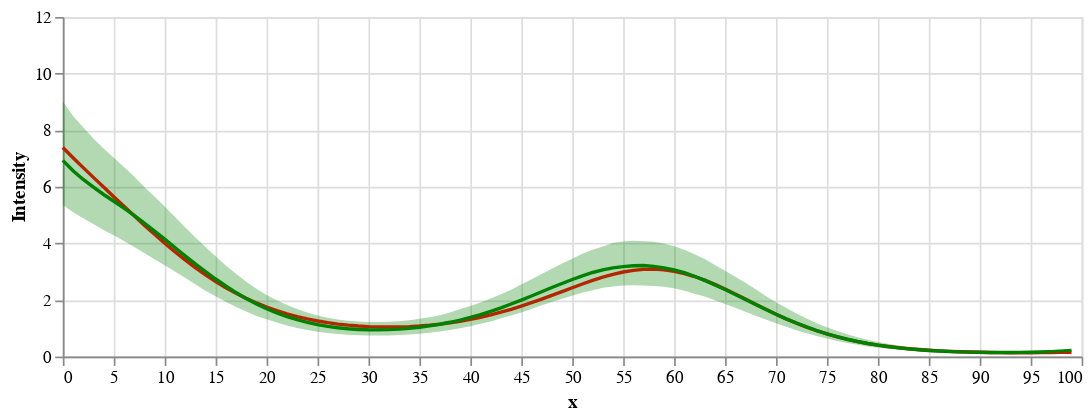

Write notebook code for a chart like this one.
### Code cell
rate = (
	alt.Chart(df_plot)
	.mark_line(color='red')
	.encode(
		x=alt.X('x', title='x'),
		y=alt.Y('rate', title='Intensity', scale=alt.Scale(domain=(0, 12))),
	)
)

rate_est = (
	alt.Chart(df_true)
	.mark_line(color='green')  # Changed
	.encode(
		x=alt.X('x', title='x'),
		y=alt.Y('M', title='Intensity'),
	)
)

bands = alt.Chart(df_true).mark_errorband(color='green').encode(
	x=alt.X('x', title='x'),
	y=alt.Y('CL', title='Intensity'),
	y2=alt.Y2('CU', title='Intensity'),
)

(rate + rate_est + bands).properties(width=600, height=200)

### Figure 1 — Vega-Lite specification as saved in the notebook (floating-point values rounded to 4 significant figures; data arrays with more than 128 entries replaced by an {"elided": "..."} marker saying what was removed)
{"config": {"view": {"continuousWidth": 300, "continuousHeight": 300}}, "layer": [{"data": {"name": "data-4a59545ff2509c4f353bd3d712907a25"}, "mark": {"type": "line", "color": "red"}, "encoding": {"x": {"field": "x", "title": "x", "type": "quantitative"}, "y": {"field": "rate", "scale": {"domain": [0, 12]}, "title": "Intensity", "type": "quantitative"}}}, {"data": {"name": "data-f116767f606bda0ecee28dff4b66be13"}, "mark": {"type": "line", "color": "green"}, "encoding": {"x": {"field": "x", "title": "x", "type": "quantitative"}, "y": {"field": "M", "title": "Intensity", "type": "quantitative"}}}, {"data": {"name": "data-f116767f606bda0ecee28dff4b66be13"}, "mark": {"type": "errorband", "color": "green"}, "encoding": {"x": {"field": "x", "title": "x", "type": "quantitative"}, "y": {"field": "CL", "title": "Intensity", "type": "quantitative"}, "y2": {"field": "CU", "title": "Intensity"}}}], "height": 200, "width": 600, "$schema": "https://vega.github.io/schema/vega-lite/v5.20.1.json", "datasets": {"data-4a59545ff2509c4f353bd3d712907a25": {"elided": "1000 records"}, "data-f116767f606bda0ecee28dff4b66be13": [{"x": 0, "log_exposure": 1.0, "f": 1.0, "rate": 7.389, "M": 6.932, "CL": 5.365, "CU": 9.017}, {"x": 1, "log_exposure": 0.9048, "f": 1.045, "rate": 7.027, "M": 6.568, "CL": 5.097, "CU": 8.5}, {"x": 2, "log_exposure": 0.8187, "f": 1.08, "rate": 6.677, "M": 6.26, "CL": 4.889, "CU": 8.103}, {"x": 3, "log_exposure": 0.7408, "f": 1.105, "rate": 6.332, "M": 5.988, "CL": 4.689, "CU": 7.709}, {"x": 4, "log_exposure": 0.6703, "f": 1.12, "rate": 5.99, "M": 5.728, "CL": 4.47, "CU": 7.357}, {"x": 5, "log_exposure": 0.6065, "f": 1.125, "rate": 5.649, "M": 5.489, "CL": 4.286, "CU": 7.027}, {"x": 6, "log_exposure": 0.5488, "f": 1.121, "rate": 5.31, "M": 5.249, "CL": 4.083, "CU": 6.7}, {"x": 7, "log_exposure": 0.4966, "f": 1.108, "rate": 4.975, "M": 4.988, "CL": 3.875, "CU": 6.364}, {"x": 8, "log_exposure": 0.4493, "f": 1.086, "rate": 4.643, "M": 4.72, "CL": 3.656, "CU": 5.996}, {"x": 9, "log_exposure": 0.4066, "f": 1.057, "rate": 4.32, "M": 4.435, "CL": 3.439, "CU": 5.659}, {"x": 10, "log_exposure": 0.3679, "f": 1.02, "rate": 4.005, "M": 4.149, "CL": 3.224, "CU": 5.306}, {"x": 11, "log_exposure": 0.3329, "f": 0.9763, "rate": 3.703, "M": 3.854, "CL": 3.004, "CU": 4.937}, {"x": 12, "log_exposure": 0.3012, "f": 0.927, "rate": 3.415, "M": 3.56, "CL": 2.789, "CU": 4.572}, {"x": 13, "log_exposure": 0.2725, "f": 0.8727, "rate": 3.143, "M": 3.275, "CL": 2.557, "CU": 4.221}, {"x": 14, "log_exposure": 0.2466, "f": 0.8142, "rate": 2.889, "M": 3.006, "CL": 2.33, "CU": 3.876}, {"x": 15, "log_exposure": 0.2231, "f": 0.7524, "rate": 2.653, "M": 2.741, "CL": 2.131, "CU": 3.544}, {"x": 16, "log_exposure": 0.2019, "f": 0.6882, "rate": 2.435, "M": 2.495, "CL": 1.933, "CU": 3.221}, {"x": 17, "log_exposure": 0.1827, "f": 0.6224, "rate": 2.237, "M": 2.262, "CL": 1.754, "CU": 2.926}, {"x": 18, "log_exposure": 0.1653, "f": 0.5561, "rate": 2.057, "M": 2.048, "CL": 1.592, "CU": 2.643}, {"x": 19, "log_exposure": 0.1496, "f": 0.4901, "rate": 1.896, "M": 1.862, "CL": 1.437, "CU": 2.398}, {"x": 20, "log_exposure": 0.1353, "f": 0.4253, "rate": 1.752, "M": 1.692, "CL": 1.317, "CU": 2.175}, {"x": 21, "log_exposure": 0.1225, "f": 0.3626, "rate": 1.624, "M": 1.542, "CL": 1.203, "CU": 1.989}, {"x": 22, "log_exposure": 0.1108, "f": 0.3027, "rate": 1.512, "M": 1.412, "CL": 1.102, "CU": 1.822}, {"x": 23, "log_exposure": 0.1003, "f": 0.2465, "rate": 1.414, "M": 1.302, "CL": 1.012, "CU": 1.683}, {"x": 24, "log_exposure": 0.09072, "f": 0.1946, "rate": 1.33, "M": 1.21, "CL": 0.9371, "CU": 1.559}, {"x": 25, "log_exposure": 0.08208, "f": 0.1478, "rate": 1.259, "M": 1.129, "CL": 0.8772, "CU": 1.454}, {"x": 26, "log_exposure": 0.07427, "f": 0.1067, "rate": 1.198, "M": 1.069, "CL": 0.8343, "CU": 1.375}, {"x": 27, "log_exposure": 0.06721, "f": 0.07165, "rate": 1.149, "M": 1.02, "CL": 0.7966, "CU": 1.312}, {"x": 28, "log_exposure": 0.06081, "f": 0.04323, "rate": 1.11, "M": 0.9838, "CL": 0.7691, "CU": 1.266}, {"x": 29, "log_exposure": 0.05502, "f": 0.02175, "rate": 1.08, "M": 0.9581, "CL": 0.7542, "CU": 1.237}, {"x": 30, "log_exposure": 0.04979, "f": 0.007502, "rate": 1.059, "M": 0.9461, "CL": 0.7437, "CU": 1.218}, {"x": 31, "log_exposure": 0.04505, "f": 0.0006486, "rate": 1.047, "M": 0.9436, "CL": 0.7423, "CU": 1.218}, {"x": 32, "log_exposure": 0.04076, "f": 0.001279, "rate": 1.043, "M": 0.9518, "CL": 0.7466, "CU": 1.23}, {"x": 33, "log_exposure": 0.03688, "f": 0.009385, "rate": 1.047, "M": 0.9683, "CL": 0.7587, "CU": 1.247}, {"x": 34, "log_exposure": 0.03337, "f": 0.02487, "rate": 1.06, "M": 0.9983, "CL": 0.7805, "CU": 1.283}, {"x": 35, "log_exposure": 0.0302, "f": 0.04753, "rate": 1.081, "M": 1.036, "CL": 0.8049, "CU": 1.333}, {"x": 36, "log_exposure": 0.02732, "f": 0.07709, "rate": 1.11, "M": 1.085, "CL": 0.8386, "CU": 1.389}, {"x": 37, "log_exposure": 0.02472, "f": 0.1132, "rate": 1.148, "M": 1.143, "CL": 0.8881, "CU": 1.46}, {"x": 38, "log_exposure": 0.02237, "f": 0.1553, "rate": 1.194, "M": 1.212, "CL": 0.9382, "CU": 1.557}, {"x": 39, "log_exposure": 0.02024, "f": 0.203, "rate": 1.25, "M": 1.29, "CL": 1.0, "CU": 1.677}, {"x": 40, "log_exposure": 0.01832, "f": 0.2557, "rate": 1.315, "M": 1.382, "CL": 1.074, "CU": 1.788}, {"x": 41, "log_exposure": 0.01657, "f": 0.3125, "rate": 1.39, "M": 1.486, "CL": 1.158, "CU": 1.915}, {"x": 42, "log_exposure": 0.015, "f": 0.3729, "rate": 1.474, "M": 1.601, "CL": 1.242, "CU": 2.053}, {"x": 43, "log_exposure": 0.01357, "f": 0.4361, "rate": 1.568, "M": 1.722, "CL": 1.35, "CU": 2.198}, {"x": 44, "log_exposure": 0.01228, "f": 0.5012, "rate": 1.671, "M": 1.858, "CL": 1.453, "CU": 2.364}, {"x": 45, "log_exposure": 0.01111, "f": 0.5673, "rate": 1.783, "M": 1.998, "CL": 1.56, "CU": 2.547}, {"x": 46, "log_exposure": 0.01005, "f": 0.6336, "rate": 1.903, "M": 2.141, "CL": 1.682, "CU": 2.729}, {"x": 47, "log_exposure": 0.009095, "f": 0.6991, "rate": 2.03, "M": 2.29, "CL": 1.812, "CU": 2.915}, {"x": 48, "log_exposure": 0.00823, "f": 0.763, "rate": 2.162, "M": 2.439, "CL": 1.932, "CU": 3.101}, {"x": 49, "log_exposure": 0.007447, "f": 0.8243, "rate": 2.297, "M": 2.583, "CL": 2.044, "CU": 3.29}, {"x": 50, "log_exposure": 0.006738, "f": 0.8821, "rate": 2.432, "M": 2.723, "CL": 2.152, "CU": 3.461}, {"x": 51, "log_exposure": 0.006097, "f": 0.9357, "rate": 2.564, "M": 2.852, "CL": 2.264, "CU": 3.634}, {"x": 52, "log_exposure": 0.005517, "f": 0.984, "rate": 2.69, "M": 2.971, "CL": 2.346, "CU": 3.775}, {"x": 53, "log_exposure": 0.004992, "f": 1.026, "rate": 2.805, "M": 3.062, "CL": 2.43, "CU": 3.893}, {"x": 54, "log_exposure": 0.004517, "f": 1.062, "rate": 2.905, "M": 3.135, "CL": 2.48, "CU": 4.011}, {"x": 55, "log_exposure": 0.004087, "f": 1.09, "rate": 2.987, "M": 3.18, "CL": 2.512, "CU": 4.063}, {"x": 56, "log_exposure": 0.003698, "f": 1.111, "rate": 3.047, "M": 3.209, "CL": 2.524, "CU": 4.094}, {"x": 57, "log_exposure": 0.003346, "f": 1.122, "rate": 3.082, "M": 3.218, "CL": 2.511, "CU": 4.079}, {"x": 58, "log_exposure": 0.003028, "f": 1.125, "rate": 3.089, "M": 3.188, "CL": 2.496, "CU": 4.061}, {"x": 59, "log_exposure": 0.002739, "f": 1.118, "rate": 3.067, "M": 3.135, "CL": 2.463, "CU": 3.999}, {"x": 60, "log_exposure": 0.002479, "f": 1.101, "rate": 3.016, "M": 3.063, "CL": 2.411, "CU": 3.902}, {"x": 61, "log_exposure": 0.002243, "f": 1.075, "rate": 2.936, "M": 2.965, "CL": 2.327, "CU": 3.779}, {"x": 62, "log_exposure": 0.002029, "f": 1.038, "rate": 2.83, "M": 2.839, "CL": 2.223, "CU": 3.616}, {"x": 63, "log_exposure": 0.001836, "f": 0.9915, "rate": 2.7, "M": 2.694, "CL": 2.119, "CU": 3.449}, {"x": 64, "log_exposure": 0.001662, "f": 0.9348, "rate": 2.551, "M": 2.536, "CL": 1.992, "CU": 3.233}, {"x": 65, "log_exposure": 0.001503, "f": 0.8684, "rate": 2.387, "M": 2.368, "CL": 1.862, "CU": 3.036}, {"x": 66, "log_exposure": 0.00136, "f": 0.7925, "rate": 2.212, "M": 2.195, "CL": 1.726, "CU": 2.824}, {"x": 67, "log_exposure": 0.001231, "f": 0.7075, "rate": 2.031, "M": 2.014, "CL": 1.581, "CU": 2.606}, {"x": 68, "log_exposure": 0.001114, "f": 0.6139, "rate": 1.85, "M": 1.837, "CL": 1.445, "CU": 2.375}, {"x": 69, "log_exposure": 0.001008, "f": 0.5122, "rate": 1.671, "M": 1.663, "CL": 1.311, "CU": 2.137}, {"x": 70, "log_exposure": 0.0009119, "f": 0.4031, "rate": 1.498, "M": 1.495, "CL": 1.178, "CU": 1.921}, {"x": 71, "log_exposure": 0.0008251, "f": 0.2874, "rate": 1.334, "M": 1.334, "CL": 1.051, "CU": 1.721}, {"x": 72, "log_exposure": 0.0007466, "f": 0.1658, "rate": 1.181, "M": 1.185, "CL": 0.9323, "CU": 1.526}, {"x": 73, "log_exposure": 0.0006755, "f": 0.03929, "rate": 1.041, "M": 1.047, "CL": 0.8239, "CU": 1.348}, {"x": 74, "log_exposure": 0.0006113, "f": -0.09129, "rate": 0.9133, "M": 0.9195, "CL": 0.7257, "CU": 1.18}, {"x": 75, "log_exposure": 0.0005531, "f": -0.2249, "rate": 0.799, "M": 0.8048, "CL": 0.6349, "CU": 1.034}, {"x": 76, "log_exposure": 0.0005005, "f": -0.3606, "rate": 0.6976, "M": 0.7029, "CL": 0.5515, "CU": 0.9009}, {"x": 77, "log_exposure": 0.0004528, "f": -0.4973, "rate": 0.6085, "M": 0.6119, "CL": 0.4786, "CU": 0.7855}, {"x": 78, "log_exposure": 0.0004097, "f": -0.6338, "rate": 0.5308, "M": 0.5318, "CL": 0.4147, "CU": 0.6832}, {"x": 79, "log_exposure": 0.0003707, "f": -0.7692, "rate": 0.4636, "M": 0.4624, "CL": 0.3591, "CU": 0.5954}, {"x": 80, "log_exposure": 0.0003355, "f": -0.9023, "rate": 0.4058, "M": 0.4033, "CL": 0.3138, "CU": 0.5176}, {"x": 81, "log_exposure": 0.0003035, "f": -1.032, "rate": 0.3564, "M": 0.3526, "CL": 0.2736, "CU": 0.4539}, {"x": 82, "log_exposure": 0.0002747, "f": -1.157, "rate": 0.3144, "M": 0.3093, "CL": 0.2397, "CU": 0.3948}, {"x": 83, "log_exposure": 0.0002485, "f": -1.277, "rate": 0.2788, "M": 0.2724, "CL": 0.2114, "CU": 0.3478}, {"x": 84, "log_exposure": 0.0002249, "f": -1.391, "rate": 0.2489, "M": 0.2419, "CL": 0.1887, "CU": 0.3099}, {"x": 85, "log_exposure": 0.0002035, "f": -1.497, "rate": 0.2238, "M": 0.2169, "CL": 0.1691, "CU": 0.2776}, {"x": 86, "log_exposure": 0.0001841, "f": -1.595, "rate": 0.203, "M": 0.1967, "CL": 0.1535, "CU": 0.2506}, {"x": 87, "log_exposure": 0.0001666, "f": -1.684, "rate": 0.1857, "M": 0.1806, "CL": 0.14, "CU": 0.2294}, {"x": 88, "log_exposure": 0.0001507, "f": -1.763, "rate": 0.1716, "M": 0.1675, "CL": 0.13, "CU": 0.2137}, {"x": 89, "log_exposure": 0.0001364, "f": -1.831, "rate": 0.1602, "M": 0.1576, "CL": 0.1224, "CU": 0.2018}, {"x": 90, "log_exposure": 0.0001234, "f": -1.889, "rate": 0.1513, "M": 0.1508, "CL": 0.117, "CU": 0.1939}, {"x": 91, "log_exposure": 0.0001117, "f": -1.935, "rate": 0.1445, "M": 0.1463, "CL": 0.1131, "CU": 0.1881}, {"x": 92, "log_exposure": 0.000101, "f": -1.969, "rate": 0.1397, "M": 0.1446, "CL": 0.1112, "CU": 0.1857}, {"x": 93, "log_exposure": 9.142e-05, "f": -1.99, "rate": 0.1367, "M": 0.1452, "CL": 0.1122, "CU": 0.1871}, {"x": 94, "log_exposure": 8.272e-05, "f": -2.0, "rate": 0.1354, "M": 0.1486, "CL": 0.1145, "CU": 0.1913}, {"x": 95, "log_exposure": 7.485e-05, "f": -1.996, "rate": 0.1358, "M": 0.1544, "CL": 0.1198, "CU": 0.2002}, {"x": 96, "log_exposure": 6.773e-05, "f": -1.981, "rate": 0.138, "M": 0.1631, "CL": 0.1265, "CU": 0.2128}, {"x": 97, "log_exposure": 6.128e-05, "f": -1.953, "rate": 0.1419, "M": 0.1758, "CL": 0.1358, "CU": 0.2281}, {"x": 98, "log_exposure": 5.545e-05, "f": -1.913, "rate": 0.1477, "M": 0.1927, "CL": 0.1488, "CU": 0.2491}, {"x": 99, "log_exposure": 5.017e-05, "f": -1.861, "rate": 0.1555, "M": 0.2139, "CL": 0.1652, "CU": 0.2768}]}}
